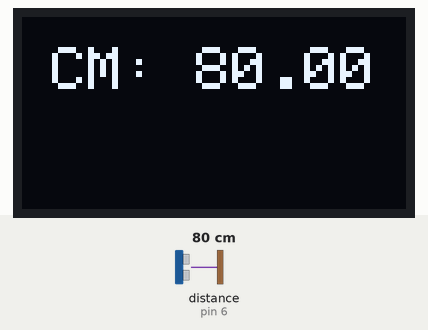
Simulated run of this sketch. Board: Arduino Uno, built with avr-gcc and run on an emulated ATmega328P. On the bench: 128×64 one-colour display. The inputs (shaded band) are chosen by the test bench; at power-on: distance to the obstacle (sensor on pin 6) 80 cm. The echo pulse lasts 58.3 µs per cm; the display library's start-up logo is not drawn.

Above: at 3.2 s.
3.3 s: distance to the obstacle (sensor on pin 6) set to 2 cm
At 3.7 s:
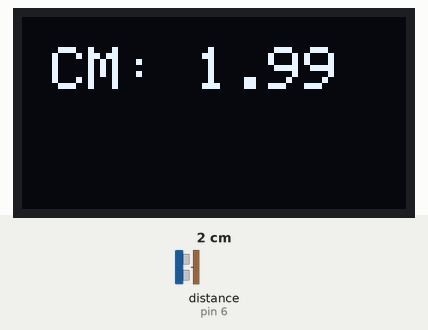
4.9 s: distance to the obstacle (sensor on pin 6) set to 4 cm
At 6.1 s:
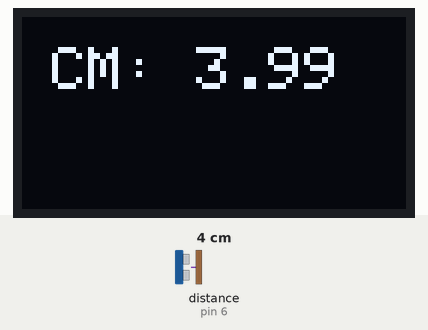
6.4 s: distance to the obstacle (sensor on pin 6) set to 9 cm
At 7.6 s:
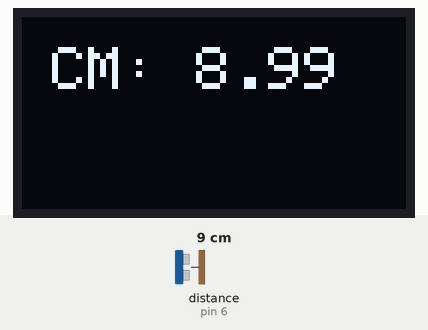
Timing chart, 0 to 9.4 s (numbered marks = the images above; inputs shaded):
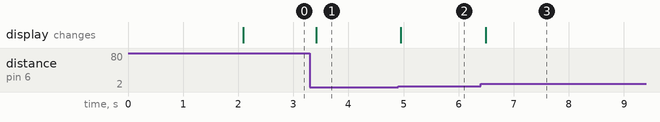

The sketch:

Ultrasonic_Sensor.ino
```cpp
/*-------------------------------------------------------------------------------
* Projeto: Sensor Ultrassônico
* Saiba mais: https://elcereza.com/sensor-ultrassonico/
* Disponibilizado por: https://elcereza.com/
* Autor: Gustavo Cereza
---------------------------------------------------------------------------------*/

#include <SPI.h>
#include <Wire.h>
#include <Adafruit_GFX.h>
#include <Adafruit_SSD1306.h>

#define SCREEN_WIDTH 128
#define SCREEN_HEIGHT 64

#define OLED_RESET     -1
Adafruit_SSD1306 display(SCREEN_WIDTH, SCREEN_HEIGHT, &Wire, OLED_RESET);

#include <Ultrasonic.h>
#define TRIGGER_PIN  5                                                             // Pino digital 5 que vai conectado ao trigger do sensor
#define ECHO_PIN     6                                                             // Pino digital 6 que vai conectado ao echo do sensor

Ultrasonic ultrasonic(TRIGGER_PIN, ECHO_PIN);                                      // Atribui a pinagem

void setup()
{
  Serial.begin(9600);

  if(!display.begin(SSD1306_SWITCHCAPVCC, 0x3C)) {                                 // Caso o display não funcione, teste com outro endereço i2c
    Serial.println(F("SSD1306 allocation failed"));
    for(;;);
  }

  display.display();
  delay(2000);
  display.clearDisplay();
}

void loop()
{
  float cmMsec, inMsec;
  long microsec = ultrasonic.timing();
  cmMsec = ultrasonic.convert(microsec, Ultrasonic::CM);                           // Obtem o valor em 'cm' da distância
  display.clearDisplay();
  display.setTextSize(2);
  display.setTextColor(WHITE);
  display.setCursor(10, 10);
  display.print(F("CM: "));
  display.println(cmMsec);                                                         // Exibe a distância em 'cm'
  display.display();
  delay(100);
}
```

Measured:
- after the input at 3.3 s, the display: changes after 0.11 s (image 1)
- after the input at 4.9 s, the display: changes after 0.05 s (image 2)
- after the input at 6.4 s, the display: changes after 0.09 s (image 3)
